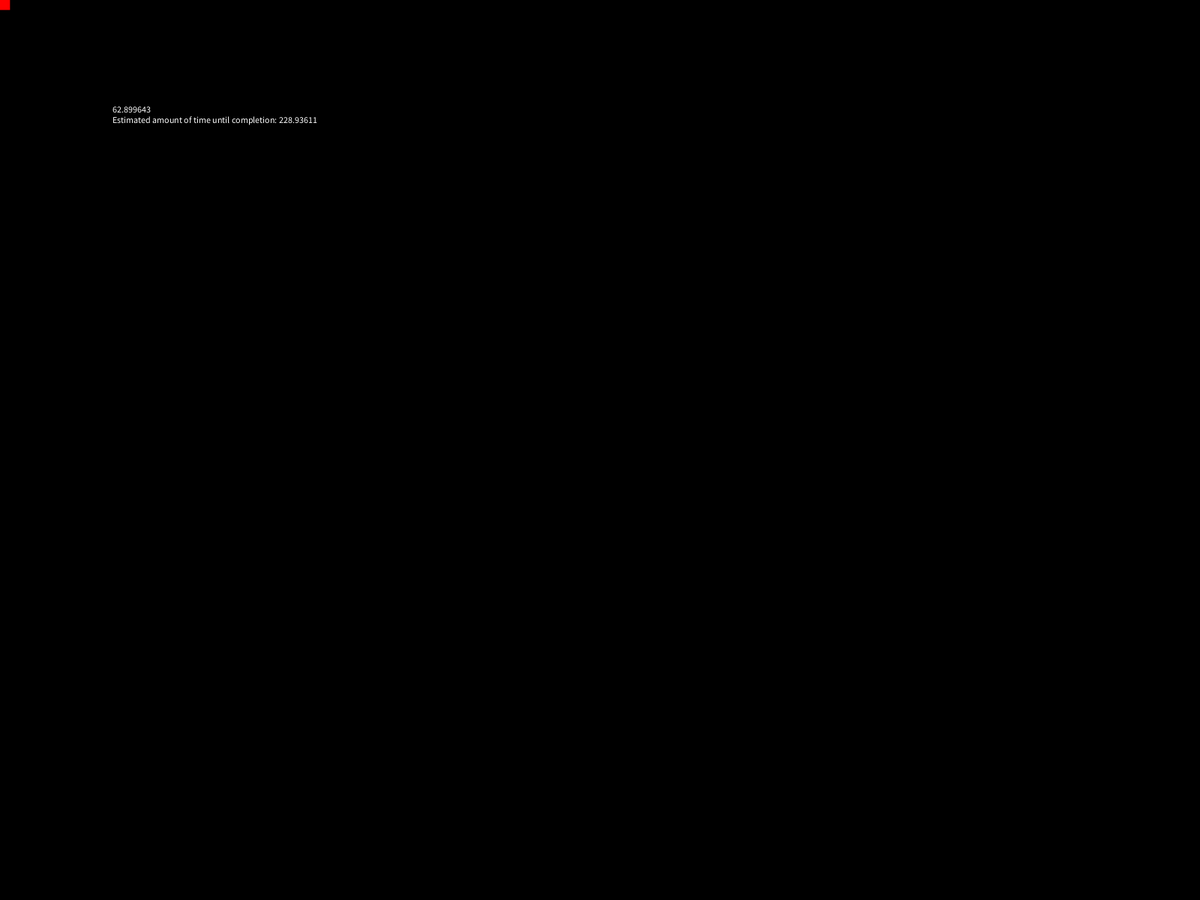
Frame 1 (no input)
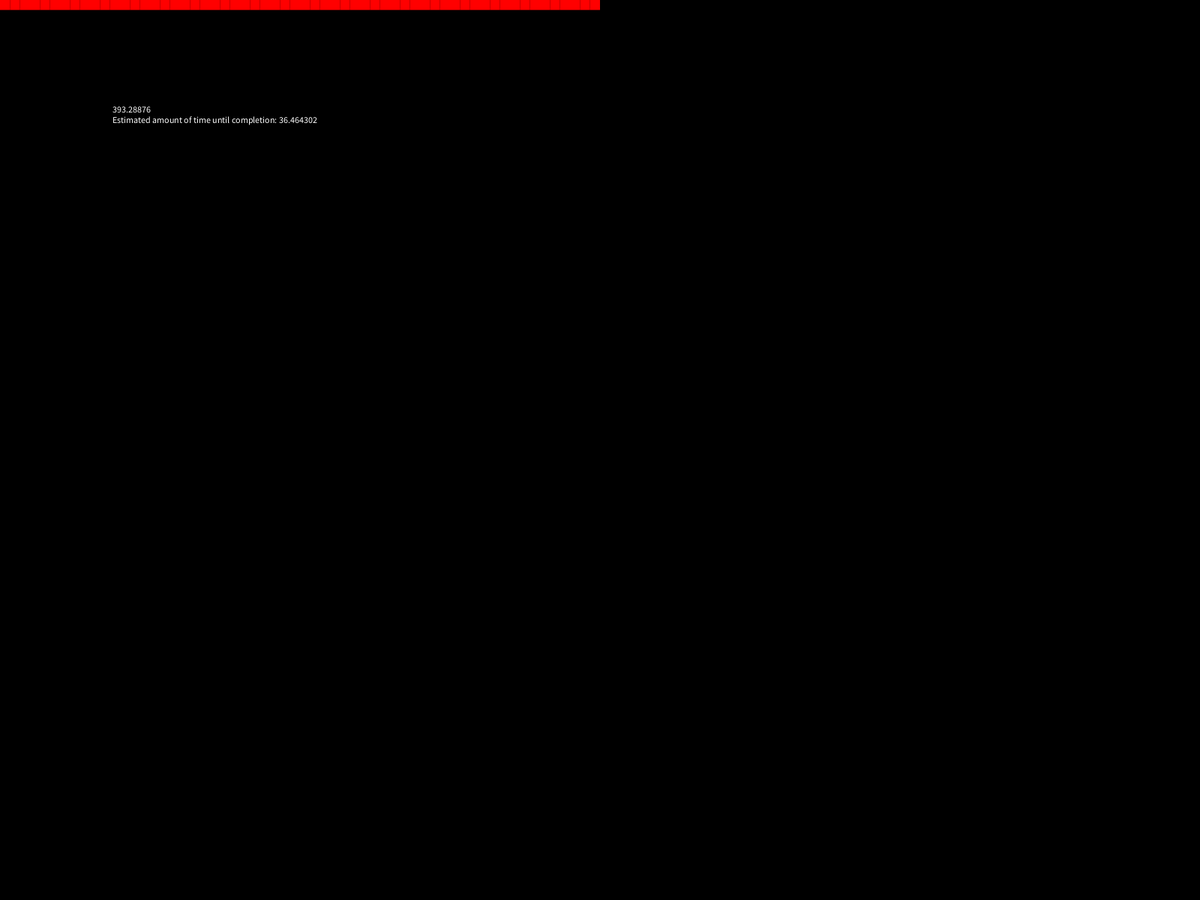
Frame 60 (the mouse pressed at the canvas centre just before this capture)
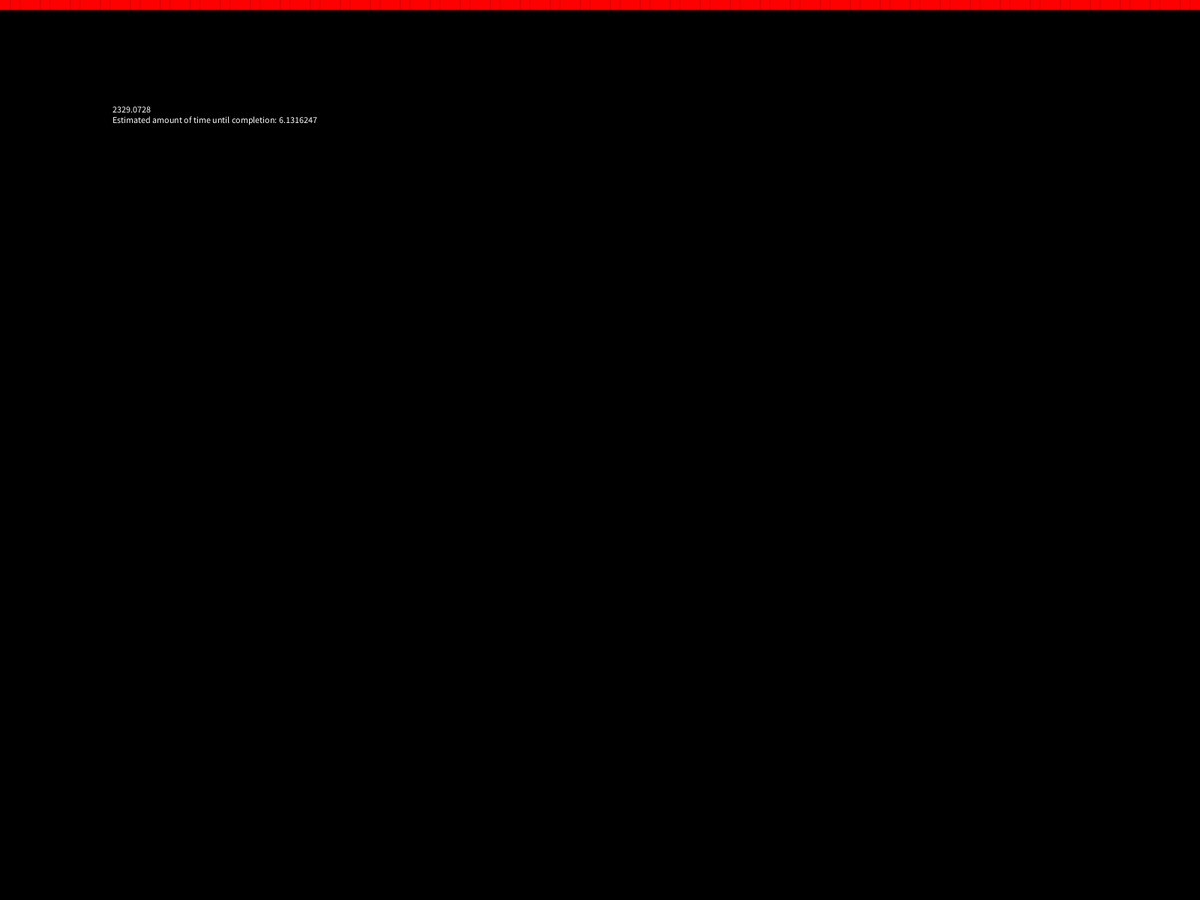
Frame 120 (the mouse held since frame 60 and released just before this capture)

The Processing sketch that drew these frames (run headless with seeded random() and noise(); from frame 60 on, the mouse is pressed at the canvas centre):

// Processing sketch: Blokjes
// ── Blokjes.pde
float num = 0;
float frames = 0;
float w = 5;
float xOffset = 0;
//When fullscreen is enabled only the l counts
boolean fullScreen = true;
//When l = width and fullScreen = true the picture will be the sharpest
float l = 1920/16;
float u = 0;
float x,y;
float r = 255, g = 0, b = 0, lastH, newH, cc = 50;
boolean strokeEnabled = false;

void setup() {
  //size(600, 600);
  fullScreen();
  frameRate(6000);
  if (fullScreen) {
    w = width/l;
  }
  cc = w*255/(height/6);
  background(0);
}

void draw() {
  
  fill(0);
  rect(100, 100, 350, 100);
  fill(255);
  text(frameRate + "\nEstimated amount of time until completion: " + (((1920*1080)/(1920/l * 1080/l)) - num)/frameRate, 150, 150);
  frames++;
  //newPoint();
  //u = (mouseY)/100;
  if (frames >= u) {
    newPoint();
    frames = 0;
  }
  newH = (float)Math.floor(num/l);
  if (newH != lastH) {
    if (newH<=(255/cc)) {
      g+=cc;
    }
    if (newH>=(255/cc) && newH<=2*(255/cc)) {
      r-=cc;
    }
    if (newH>=2*(255/cc) && newH<=3*(255/cc)) {
      b+=cc;
    }
    if (newH>=3*(255/cc) && newH<=4*(255/cc)) {
      g-=cc;
    }
    if (newH>=4*(255/cc) && newH<=5*(255/cc)) {
      r+=cc;
    }
    if (newH>=5*(255/cc) && newH<=6*(255/cc)) {
      b-=cc;
    }
    
  }
  x = (float)(num*w - w*l*(Math.floor(num/l))+xOffset);
  y = (float)(Math.floor(num/l)*w);
  
  lastH = (float)Math.floor(num/l);
}

void mouseClicked() {

}


void newPoint() {
  //rect((float)(num*w - l*(Math.floor(num/12)) + xOffset), (float)(Math.floor(num/12)*w), w, w);
  if (!strokeEnabled) {
    noStroke();
  }
  fill(r, g, b);
  rect(x, y, w, w);
  num++;
  //rect((float)(num - 12*(Math.floor(num/12))), (float)(Math.floor(num/12)), (float)(num - 12*(Math.floor(num/12))), (float)(Math.floor(num/12)));
  //rect(x, y, 50, 50);
  
}
